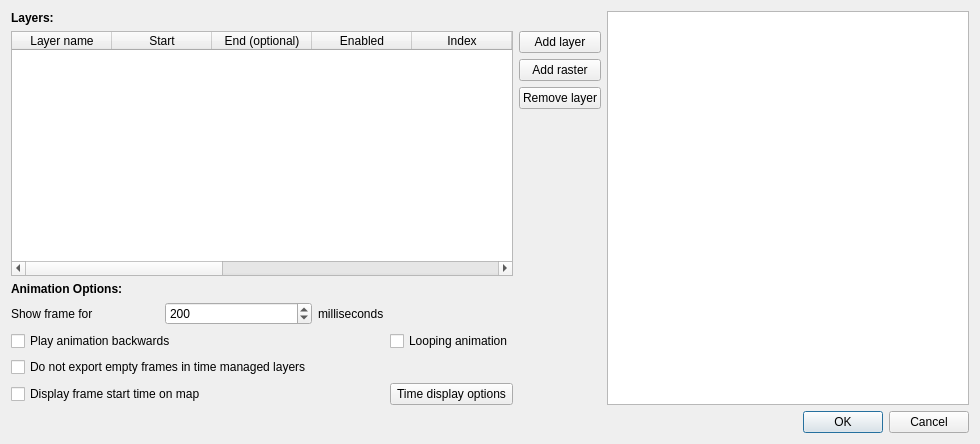
<?xml version="1.0" encoding="UTF-8"?>
<ui version="4.0">
 <class>Dialog</class>
 <widget class="QDialog" name="Dialog">
  <property name="geometry">
   <rect>
    <x>0</x>
    <y>0</y>
    <width>980</width>
    <height>444</height>
   </rect>
  </property>
  <property name="windowTitle">
   <string>Time manager settings</string>
  </property>
  <layout class="QVBoxLayout" name="verticalLayout">
   <item>
    <layout class="QGridLayout" name="gridLayout">
     <item row="1" column="1">
      <widget class="QPushButton" name="pushButtonAddVector">
       <property name="text">
        <string>Add layer</string>
       </property>
      </widget>
     </item>
     <item row="1" column="0" rowspan="4">
      <widget class="QTableWidget" name="tableWidget">
       <property name="minimumSize">
        <size>
         <width>0</width>
         <height>0</height>
        </size>
       </property>
       <property name="columnCount">
        <number>12</number>
       </property>
       <column>
        <property name="text">
         <string>Layer name</string>
        </property>
       </column>
       <column>
        <property name="text">
         <string>Start</string>
        </property>
       </column>
       <column>
        <property name="text">
         <string>End (optional)</string>
        </property>
       </column>
       <column>
        <property name="text">
         <string>Enabled</string>
        </property>
       </column>
       <column>
        <property name="text">
         <string>Index</string>
        </property>
       </column>
       <column>
        <property name="text">
         <string>Time format</string>
        </property>
       </column>
       <column>
        <property name="text">
         <string>Offset</string>
        </property>
       </column>
       <column>
        <property name="text">
         <string>Interpolation</string>
        </property>
       </column>
       <column>
        <property name="text">
         <string>ID</string>
        </property>
       </column>
       <column>
        <property name="text">
         <string>Interp. mode</string>
        </property>
       </column>
       <column>
        <property name="text">
         <string>Ignore for detect empty</string>
        </property>
       </column>
       <column>
        <property name="text">
         <string>Accumulate features</string>
        </property>
       </column>
      </widget>
     </item>
     <item row="4" column="1">
      <spacer name="verticalSpacer">
       <property name="orientation">
        <enum>Qt::Vertical</enum>
       </property>
       <property name="sizeHint" stdset="0">
        <size>
         <width>20</width>
         <height>40</height>
        </size>
       </property>
      </spacer>
     </item>
     <item row="3" column="1">
      <widget class="QPushButton" name="pushButtonRemove">
       <property name="text">
        <string>Remove layer</string>
       </property>
      </widget>
     </item>
     <item row="0" column="0">
      <widget class="QLabel" name="label">
       <property name="font">
        <font>
         <weight>75</weight>
         <bold>true</bold>
        </font>
       </property>
       <property name="text">
        <string>Layers:</string>
       </property>
      </widget>
     </item>
     <item row="5" column="0">
      <widget class="QLabel" name="label_2">
       <property name="font">
        <font>
         <weight>75</weight>
         <bold>true</bold>
        </font>
       </property>
       <property name="text">
        <string>Animation Options:</string>
       </property>
      </widget>
     </item>
     <item row="2" column="1">
      <widget class="QPushButton" name="pushButtonAddRaster">
       <property name="text">
        <string>Add raster</string>
       </property>
      </widget>
     </item>
     <item row="6" column="0">
      <layout class="QGridLayout" name="gridLayout_2">
       <item row="0" column="0">
        <widget class="QLabel" name="label_3">
         <property name="text">
          <string>Show frame for</string>
         </property>
        </widget>
       </item>
       <item row="0" column="1">
        <widget class="QSpinBox" name="spinBoxFrameLength">
         <property name="minimum">
          <number>1</number>
         </property>
         <property name="maximum">
          <number>1000000</number>
         </property>
         <property name="value">
          <number>200</number>
         </property>
        </widget>
       </item>
       <item row="0" column="2">
        <widget class="QLabel" name="label_4">
         <property name="text">
          <string>milliseconds</string>
         </property>
        </widget>
       </item>
       <item row="1" column="0" colspan="3">
        <widget class="QCheckBox" name="checkBoxBackwards">
         <property name="text">
          <string>Play animation backwards </string>
         </property>
        </widget>
       </item>
       <item row="0" column="3">
        <spacer name="horizontalSpacer">
         <property name="orientation">
          <enum>Qt::Horizontal</enum>
         </property>
         <property name="sizeHint" stdset="0">
          <size>
           <width>40</width>
           <height>20</height>
          </size>
         </property>
        </spacer>
       </item>
       <item row="3" column="0" colspan="3">
        <widget class="QCheckBox" name="checkBoxLabel">
         <property name="text">
          <string>Display frame start time on map</string>
         </property>
        </widget>
       </item>
       <item row="1" column="3">
        <widget class="QCheckBox" name="checkBoxLoop">
         <property name="text">
          <string>Looping animation</string>
         </property>
        </widget>
       </item>
       <item row="3" column="3">
        <widget class="QPushButton" name="show_label_options_button">
         <property name="text">
          <string>Time display options</string>
         </property>
        </widget>
       </item>
       <item row="2" column="0" colspan="2">
        <widget class="QCheckBox" name="checkBoxDontExportEmpty">
         <property name="text">
          <string>Do not export empty frames in time managed layers</string>
         </property>
        </widget>
       </item>
      </layout>
     </item>
     <item row="0" column="2" rowspan="7">
      <widget class="QTextBrowser" name="textBrowser">
       <property name="openExternalLinks">
        <bool>true</bool>
       </property>
      </widget>
     </item>
    </layout>
   </item>
   <item>
    <widget class="QDialogButtonBox" name="buttonBox">
     <property name="orientation">
      <enum>Qt::Horizontal</enum>
     </property>
     <property name="standardButtons">
      <set>QDialogButtonBox::Cancel|QDialogButtonBox::Ok</set>
     </property>
    </widget>
   </item>
  </layout>
 </widget>
 <resources/>
 <connections>
  <connection>
   <sender>buttonBox</sender>
   <signal>accepted()</signal>
   <receiver>Dialog</receiver>
   <slot>accept()</slot>
   <hints>
    <hint type="sourcelabel">
     <x>248</x>
     <y>254</y>
    </hint>
    <hint type="destinationlabel">
     <x>157</x>
     <y>274</y>
    </hint>
   </hints>
  </connection>
  <connection>
   <sender>buttonBox</sender>
   <signal>rejected()</signal>
   <receiver>Dialog</receiver>
   <slot>reject()</slot>
   <hints>
    <hint type="sourcelabel">
     <x>316</x>
     <y>260</y>
    </hint>
    <hint type="destinationlabel">
     <x>286</x>
     <y>274</y>
    </hint>
   </hints>
  </connection>
 </connections>
</ui>
